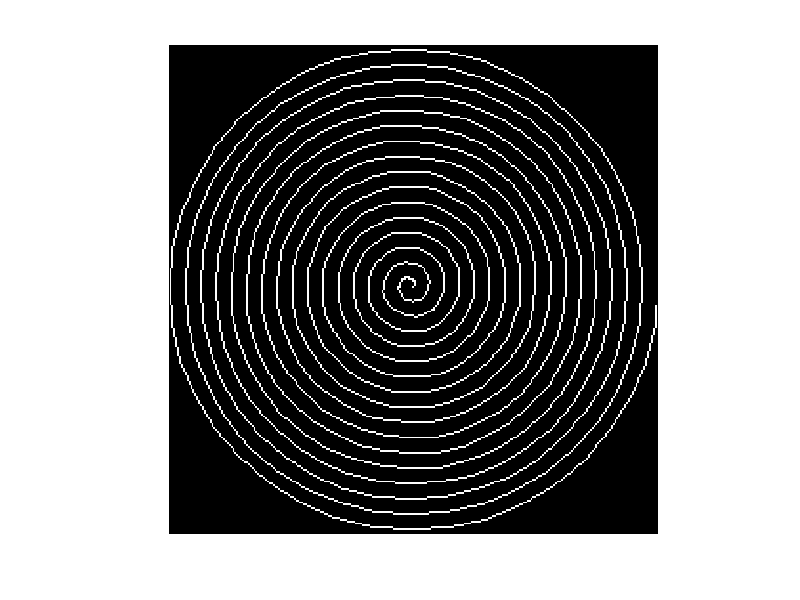
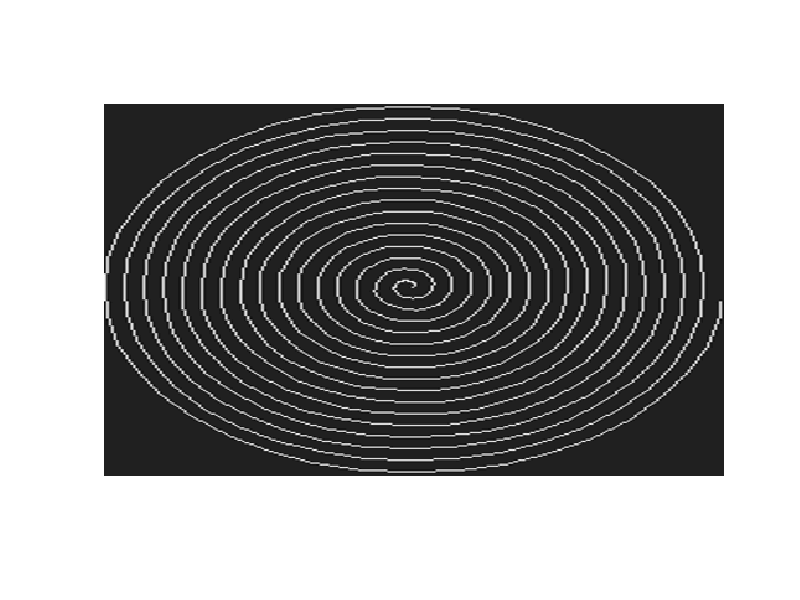

These charts were generated, in order, by the following MATLAB code:
A=[127,127
127,127
127,127
127,127
127,127
127,127
127,127
127,127
127,128
127,128
127,128
126,129
126,129
126,129
125,129
125,129
124,129
124,128
123,128
123,128
123,127
123,126
122,126
122,125
122,124
123,124
123,123
123,122
124,122
125,121
126,121
127,121
127,120
128,120
129,121
130,121
131,122
132,122
133,123
134,124
134,125
134,126
134,127
135,128
134,129
134,130
134,131
134,132
133,133
132,134
131,135
130,135
129,136
128,136
127,136
126,136
125,137
124,137
123,136
122,136
121,136
120,135
119,134
118,134
117,133
116,132
116,131
115,130
115,129
115,128
115,127
115,126
114,125
114,124
115,123
115,122
115,121
115,120
116,119
116,118
117,117
118,117
119,116
120,115
121,115
122,114
123,114
124,113
125,113
126,113
127,113
128,113
129,112
130,112
131,113
132,113
133,113
134,114
135,115
136,115
137,116
138,117
139,118
139,119
140,120
140,121
141,122
141,123
142,124
142,125
142,126
142,127
142,128
143,129
143,130
142,131
142,132
142,133
141,134
141,135
140,136
140,137
139,138
139,139
138,139
137,140
136,141
135,141
134,142
133,142
132,143
131,143
130,144
129,144
128,144
127,144
126,144
125,144
124,144
123,144
122,144
121,144
120,144
119,143
118,143
117,143
116,142
115,142
114,141
113,140
112,139
111,138
110,137
110,136
109,135
109,134
108,133
108,132
107,131
107,130
107,129
107,128
107,127
107,126
107,125
107,124
107,123
107,122
107,121
107,120
107,119
108,118
108,117
109,116
109,115
110,114
111,113
112,112
113,111
113,110
114,109
115,108
116,108
117,107
118,107
119,106
120,106
121,106
122,105
123,105
124,105
125,105
126,105
127,105
128,105
129,105
130,105
131,105
132,105
133,105
134,105
135,105
136,106
137,106
138,107
139,107
140,108
141,109
142,109
143,110
144,111
144,112
145,113
146,114
146,115
147,116
148,117
148,118
149,119
149,120
149,121
150,122
150,123
150,124
150,125
150,126
150,127
150,128
150,129
150,130
150,131
150,132
150,133
150,134
150,135
149,136
149,137
148,138
148,139
147,140
147,141
146,142
145,143
144,144
143,145
142,146
141,147
140,148
139,148
138,149
137,149
136,150
135,150
134,151
133,151
132,152
131,152
130,152
129,152
128,152
127,152
126,152
125,152
124,152
123,152
122,152
121,152
120,152
119,152
118,152
117,152
116,151
115,151
114,150
113,149
112,149
111,148
110,148
109,147
108,147
107,146
106,145
106,144
105,143
104,142
103,141
103,140
102,139
102,138
101,137
101,136
100,135
100,134
100,133
99,132
99,131
99,130
99,129
99,128
99,127
99,126
99,125
99,124
99,123
99,122
99,121
99,120
99,119
99,118
99,117
100,116
100,115
101,114
101,113
102,112
102,111
103,110
104,109
104,108
105,107
106,106
107,105
108,104
109,103
110,102
111,102
112,101
113,100
114,100
115,99
116,99
117,98
118,98
119,98
120,97
121,97
122,97
123,97
124,97
125,97
126,97
127,97
128,97
129,97
130,97
131,97
132,97
133,97
134,98
135,98
136,98
137,98
138,98
139,99
140,99
141,100
142,100
143,101
144,101
145,102
146,103
147,104
148,105
149,106
150,106
151,107
152,108
152,109
153,110
153,111
154,112
155,113
155,114
156,115
156,116
157,117
157,118
157,119
158,120
158,121
158,122
158,123
158,124
158,125
158,126
158,127
158,128
158,129
158,130
158,131
158,132
158,133
158,134
157,135
157,136
157,137
157,138
157,139
156,140
156,141
155,142
155,143
154,144
154,145
153,146
152,147
152,148
151,149
150,150
149,151
148,151
147,152
146,153
145,154
144,154
143,155
142,156
141,156
140,157
139,157
138,158
137,158
136,158
135,159
134,159
133,160
132,160
131,160
130,160
129,160
128,160
127,160
126,160
125,160
124,160
123,160
122,160
121,160
120,160
119,160
118,159
117,159
116,159
115,159
114,158
113,158
112,157
111,157
110,157
109,156
108,156
107,155
106,155
105,154
104,153
103,152
102,151
101,150
100,149
99,148
98,147
97,146
97,145
96,144
95,143
95,142
94,141
94,140
93,139
93,138
93,137
92,136
92,135
92,134
91,133
91,132
91,131
91,130
91,129
91,128
91,127
91,126
91,125
91,124
91,123
91,122
91,121
91,120
91,119
91,118
92,117
92,116
92,115
92,114
93,113
93,112
94,111
94,110
95,109
95,108
96,107
96,106
97,105
98,104
98,103
99,102
99,101
100,100
101,99
102,98
103,98
104,97
105,96
106,95
107,95
108,94
109,94
110,93
111,93
112,92
113,92
114,91
115,91
116,91
117,90
118,90
119,90
120,89
121,89
122,89
123,89
124,89
125,89
126,89
127,89
128,89
129,89
130,89
131,89
132,89
133,89
134,89
135,89
136,90
137,90
138,90
139,90
140,91
141,91
142,91
143,92
144,92
145,93
146,93
147,94
148,94
149,95
150,96
151,97
152,97
153,98
154,99
155,100
156,101
157,102
158,103
159,104
159,105
160,106
161,107
161,108
162,109
162,110
163,111
163,112
164,113
164,114
164,115
165,116
165,117
165,118
166,119
166,120
166,121
166,122
166,123
166,124
166,125
166,126
166,127
166,128
166,129
166,130
166,131
166,132
166,133
166,134
166,135
166,136
165,137
165,138
165,139
165,140
164,141
164,142
164,143
163,144
163,145
162,146
162,147
161,148
161,149
160,150
159,151
158,152
157,153
156,154
155,155
154,156
153,157
153,158
152,159
151,160
150,160
149,161
148,161
147,162
146,162
145,163
144,163
143,164
142,164
141,165
140,165
139,166
138,166
137,167
136,167
135,167
134,168
133,168
132,168
131,168
130,168
129,168
128,168
127,168
126,168
125,168
124,168
123,168
122,168
121,168
120,168
119,168
118,168
117,168
116,167
115,167
114,167
113,167
112,167
111,166
110,166
109,165
108,165
107,164
106,164
105,163
104,163
103,162
102,162
101,161
100,160
99,159
98,159
97,158
96,157
95,156
94,155
94,154
93,153
92,152
91,151
91,150
90,149
89,148
89,147
88,146
88,145
87,144
87,143
86,142
86,141
85,140
85,139
84,138
84,137
84,136
84,135
83,134
83,133
83,132
83,131
83,130
83,129
83,128
83,127
83,126
83,125
83,124
83,123
83,122
83,121
83,120
83,119
83,118
83,117
84,116
84,115
84,114
84,113
84,112
85,111
85,110
86,109
86,108
87,107
87,106
87,105
88,104
88,103
89,102
89,101
90,100
91,99
92,98
93,97
94,96
95,95
96,94
97,93
98,92
99,91
100,90
101,89
102,89
103,88
104,87
105,87
106,86
107,86
108,85
109,85
110,84
111,84
112,83
113,83
114,82
115,82
116,82
117,82
118,81
119,81
120,81
121,81
122,81
123,81
124,81
125,81
126,81
127,81
128,81
129,81
130,81
131,81
132,81
133,81
134,81
135,81
136,81
137,81
138,82
139,82
140,82
141,82
142,82
143,83
144,83
145,84
146,84
147,85
148,85
149,86
150,86
151,87
152,88
153,88
154,89
155,90
156,90
157,91
158,92
159,92
160,93
161,94
162,95
162,96
163,97
164,98
165,99
166,100
166,101
167,102
168,103
168,104
169,105
169,106
170,107
170,108
171,109
171,110
172,111
172,112
172,113
173,114
173,115
173,116
173,117
174,118
174,119
174,120
174,121
174,122
174,123
174,124
174,125
174,126
174,127
174,128
174,129
174,130
174,131
174,132
174,133
174,134
174,135
174,136
174,137
173,138
173,139
173,140
173,141
173,142
172,143
172,144
172,145
171,146
171,147
170,148
170,149
169,150
169,151
168,152
167,153
167,154
166,155
165,156
164,157
164,158
163,159
162,160
161,161
160,162
159,163
158,163
157,164
156,165
155,166
154,167
153,168
152,168
151,169
150,170
149,171
148,171
147,172
146,172
145,173
144,173
143,174
142,174
141,174
140,174
139,175
138,175
137,175
136,175
135,176
134,176
133,176
132,176
131,176
130,176
129,176
128,176
127,176
126,176
125,176
124,176
123,176
122,176
121,176
120,176
119,176
118,176
117,176
116,175
115,175
114,175
113,175
112,174
111,174
110,174
109,173
108,173
107,173
106,173
105,172
104,172
103,171
102,171
101,170
100,170
99,169
98,169
97,168
96,167
95,167
94,166
93,165
92,164
91,164
90,163
89,162
88,161
88,160
87,159
86,158
85,157
84,156
84,155
83,154
83,153
82,152
82,151
81,150
81,149
80,148
80,147
79,146
79,145
78,144
78,143
77,142
77,141
76,140
76,139
76,138
76,137
75,136
75,135
75,134
75,133
75,132
75,131
75,130
75,129
75,128
75,127
75,126
75,125
75,124
75,123
75,122
75,121
75,120
75,119
75,118
75,117
75,116
76,115
76,114
76,113
76,112
77,111
77,110
77,109
78,108
78,107
79,106
79,105
80,104
80,103
80,102
81,101
81,100
82,99
82,98
83,97
83,96
84,95
85,94
86,93
86,92
87,91
88,90
89,89
90,88
91,87
92,86
93,85
94,84
95,83
96,82
97,82
98,81
99,81
100,80
101,80
102,79
103,79
104,78
105,78
106,78
107,77
108,77
109,76
110,76
111,76
112,75
113,75
114,75
115,74
116,74
117,73
118,73
119,73
120,73
121,73
122,73
123,73
124,73
125,73
126,73
127,73
128,73
129,73
130,73
131,73
132,73
133,73
134,73
135,73
136,73
137,73
138,74
139,74
140,74
141,74
142,75
143,75
144,75
145,76
146,76
147,76
148,77
149,77
150,78
151,78
152,78
153,79
154,79
155,80
156,80
157,81
158,81
159,82
160,83
161,84
162,85
163,86
164,87
165,88
166,89
167,90
168,91
169,92
170,93
171,94
172,95
172,96
173,97
174,98
175,99
175,100
176,101
176,102
177,103
177,104
177,105
178,106
178,107
179,108
179,109
179,110
180,111
180,112
180,113
181,114
181,115
181,116
182,117
182,118
182,119
182,120
182,121
182,122
182,123
182,124
182,125
182,126
182,127
182,128
182,129
182,130
182,131
182,132
182,133
182,134
182,135
182,136
182,137
181,138
181,139
181,140
181,141
180,142
180,143
180,144
180,145
179,146
179,147
179,148
178,149
178,150
177,151
177,152
176,153
176,154
175,155
175,156
174,157
173,158
173,159
172,160
171,161
171,162
170,163
169,164
168,165
168,166
167,167
166,168
165,169
164,170
163,170
162,171
161,172
160,173
159,174
158,174
157,175
156,176
155,177
154,177
153,178
152,178
151,179
150,179
149,179
148,180
147,180
146,180
145,181
144,181
143,181
142,182
141,182
140,182
139,183
138,183
137,184
136,184
135,184
134,184
133,184
132,184
131,184
130,184
129,184
128,184
127,184
126,184
125,184
124,184
123,184
122,184
121,184
120,184
119,184
118,184
117,184
116,184
115,184
114,183
113,183
112,183
111,183
110,182
109,182
108,182
107,182
106,181
105,181
104,181
103,180
102,180
101,179
100,179
99,178
98,178
97,177
96,177
95,176
94,175
93,175
92,174
91,173
90,172
89,171
88,171
87,170
86,169
85,168
84,167
83,166
82,165
82,164
81,163
80,162
79,161
78,160
78,159
77,158
77,157
76,156
75,155
75,154
74,153
74,152
73,151
73,150
72,149
72,148
71,147
71,146
70,145
70,144
69,143
69,142
69,141
68,140
68,139
68,138
67,137
67,136
67,135
67,134
67,133
67,132
67,131
67,130
67,129
67,128
67,127
67,126
67,125
67,124
67,123
67,122
67,121
67,120
67,119
67,118
67,117
67,116
67,115
68,114
68,113
68,112
68,111
69,110
69,109
69,108
69,107
70,106
70,105
71,104
71,103
72,102
72,101
73,100
73,99
73,98
74,97
74,96
75,95
75,94
76,93
76,92
77,91
78,90
78,89
79,88
80,87
81,86
81,85
82,84
83,83
84,82
85,82
86,81
87,80
88,79
89,79
90,78
91,77
92,76
93,76
94,75
95,75
96,74
97,73
98,73
99,72
100,72
101,71
102,71
103,70
104,70
105,69
106,69
107,68
108,68
109,67
110,67
111,67
112,67
113,66
114,66
115,66
116,65
117,65
118,65
119,65
120,65
121,65
122,65
123,65
124,65
125,65
126,65
127,65
128,65
129,65
130,65
131,65
132,65
133,65
134,65
135,65
136,65
137,65
138,65
139,66
140,66
141,66
142,66
143,66
144,67
145,67
146,67
147,67
148,68
149,68
150,69
151,69
152,70
153,70
154,71
155,71
156,72
157,72
158,73
159,73
160,74
161,75
162,75
163,76
164,77
165,77
166,78
167,79
168,80
169,80
170,81
171,82
172,83
173,84
174,85
175,86
176,87
177,88
178,89
179,90
179,91
180,92
180,93
181,94
181,95
182,96
182,97
183,98
183,99
184,100
184,101
185,102
185,103
186,104
186,105
187,106
187,107
187,108
188,109
188,110
188,111
188,112
189,113
189,114
189,115
190,116
190,117
190,118
190,119
190,120
190,121
190,122
190,123
190,124
190,125
190,126
190,127
190,128
190,129
190,130
190,131
190,132
190,133
190,134
190,135
190,136
190,137
190,138
190,139
189,140
189,141
189,142
189,143
188,144
188,145
188,146
188,147
187,148
187,149
186,150
186,151
186,152
185,153
185,154
184,155
184,156
183,157
183,158
182,159
182,160
181,161
181,162
180,163
180,164
179,165
178,166
177,167
176,168
175,169
174,170
173,171
172,172
171,173
170,174
169,175
168,176
167,177
166,178
165,179
164,180
163,180
162,181
161,182
160,182
159,183
158,184
157,184
156,185
155,185
154,186
153,186
152,187
151,187
150,188
149,188
148,189
147,189
146,189
145,189
144,190
143,190
142,190
141,190
140,190
139,191
138,191
137,191
136,191
135,191
134,191
133,191
132,191
131,192
130,192
129,192
128,192
127,192
126,192
125,192
124,192
123,192
122,192
121,192
120,192
119,192
118,192
117,192
116,192
115,192
114,192
113,191
112,191
111,191
110,191
109,191
108,190
107,190
106,190
105,190
104,189
103,189
102,188
101,188
100,188
99,187
98,187
97,186
96,186
95,185
94,185
93,184
92,184
91,183
90,183
89,182
88,182
87,181
86,180
85,179
84,178
83,178
82,177
81,176
80,175
79,174
78,173
77,172
76,171
76,170
75,169
74,168
73,167
72,166
71,165
71,164
70,163
69,162
69,161
68,160
67,159
67,158
66,157
66,156
65,155
65,154
64,153
64,152
64,151
63,150
63,149
62,148
62,147
62,146
62,145
61,144
61,143
61,142
61,141
61,140
60,139
60,138
60,137
60,136
60,135
60,134
60,133
60,132
59,131
59,130
59,129
59,128
59,127
59,126
59,125
59,124
59,123
59,122
59,121
59,120
59,119
59,118
59,117
59,116
59,115
59,114
60,113
60,112
60,111
60,110
60,109
60,108
61,107
61,106
61,105
61,104
62,103
62,102
63,101
63,100
63,99
64,98
64,97
65,96
65,95
66,94
66,93
67,92
68,91
68,90
69,89
70,88
70,87
71,86
72,85
73,84
74,83
74,82
75,81
76,80
77,79
78,78
79,77
80,76
81,75
82,75
83,74
84,73
85,72
86,71
87,70
88,70
89,69
90,68
91,68
92,67
93,66
94,66
95,65
96,65
97,64
98,64
99,63
100,63
101,62
102,62
103,61
104,61
105,60
106,60
107,60
108,59
109,59
110,59
111,59
112,59
113,59
114,58
115,58
116,58
117,58
118,58
119,58
120,58
121,58
122,57
123,57
124,57
125,57
126,57
127,57
128,57
129,57
130,57
131,57
132,57
133,57
134,57
135,57
136,57
137,57
138,57
139,58
140,58
141,58
142,58
143,59
144,59
145,59
146,59
147,60
148,60
149,60
150,61
151,61
152,61
153,62
154,62
155,63
156,63
157,63
158,64
159,64
160,65
161,65
162,66
163,66
164,67
165,67
166,68
167,68
168,69
169,70
170,71
171,71
172,72
173,73
174,74
175,74
176,75
177,76
178,77
179,78
179,79
180,80
181,81
182,82
182,83
183,84
184,85
185,86
185,87
186,88
187,89
187,90
188,91
189,92
189,93
190,94
190,95
191,96
191,97
192,98
192,99
193,100
193,101
194,102
194,103
195,104
195,105
195,106
196,107
196,108
196,109
196,110
196,111
196,112
197,113
197,114
197,115
197,116
197,117
197,118
197,119
197,120
197,121
198,122
198,123
198,124
198,125
198,126
198,127
198,128
198,129
198,130
198,131
198,132
198,133
198,134
198,135
198,136
198,137
198,138
198,139
197,140
197,141
197,142
197,143
196,144
196,145
196,146
196,147
195,148
195,149
195,150
194,151
194,152
193,153
193,154
193,155
192,156
192,157
191,158
191,159
190,160
190,161
189,162
189,163
188,164
187,165
187,166
186,167
186,168
185,169
184,170
183,171
183,172
182,173
181,174
180,175
180,176
179,177
178,178
177,179
176,180
175,181
174,182
173,183
172,184
171,185
170,186
169,187
168,187
167,188
166,188
165,189
164,190
163,190
162,191
161,191
160,192
159,192
158,193
157,193
156,193
155,194
154,194
153,195
152,195
151,195
150,196
149,196
148,196
147,197
146,197
145,197
144,197
143,198
142,198
141,198
140,198
139,199
138,199
137,199
136,199
135,199
134,199
133,199
132,199
131,200
130,200
129,200
128,200
127,200
126,200
125,200
124,200
123,200
122,200
121,200
120,200
119,200
118,200
117,200
116,200
115,200
114,200
113,199
112,199
111,199
110,199
109,198
108,198
107,198
106,198
105,197
104,197
103,197
102,196
101,196
100,196
99,195
98,195
97,194
96,194
95,194
94,193
93,193
92,192
91,192
90,191
89,191
88,190
87,189
86,189
85,188
84,188
83,187
82,186
81,186
80,185
79,184
78,184
77,183
76,182
75,181
74,181
73,180
72,179
71,178
71,177
70,176
69,175
68,174
68,173
67,172
66,171
65,170
65,169
64,168
63,167
63,166
62,165
61,164
60,163
60,162
59,161
59,160
58,159
58,158
58,157
57,156
57,155
56,154
56,153
56,152
55,151
55,150
55,149
55,148
54,147
54,146
54,145
54,144
53,143
53,142
53,141
53,140
52,139
52,138
52,137
52,136
52,135
52,134
52,133
52,132
51,131
51,130
51,129
51,128
51,127
51,126
51,125
51,124
51,123
51,122
51,121
51,120
51,119
51,118
51,117
51,116
51,115
51,114
51,113
52,112
52,111
52,110
52,109
53,108
53,107
53,106
53,105
54,104
54,103
54,102
55,101
55,100
55,99
56,98
56,97
57,96
57,95
57,94
58,93
58,92
59,91
59,90
60,89
60,88
61,87
61,86
62,85
62,84
63,83
63,82
64,81
65,80
66,79
67,78
68,77
68,76
69,75
70,74
71,73
72,72
73,71
74,70
75,69
76,68
77,68
78,67
79,66
80,65
81,64
82,63
83,63
84,62
85,62
86,61
87,60
88,60
89,59
90,59
91,58
92,58
93,57
94,57
95,56
96,56
97,56
98,55
99,55
100,54
101,54
102,53
103,53
104,53
105,52
106,52
107,52
108,52
109,51
110,51
111,51
112,51
113,50
114,50
115,50
116,50
117,50
118,50
119,50
120,50
121,49
122,49
123,49
124,49
125,49
126,49
127,49
128,49
129,49
130,49
131,49
132,49
133,49
134,49
135,49
136,49
137,49
138,49
139,49
140,49
141,49
142,50
143,50
144,50
145,50
146,51
147,51
148,51
149,51
150,52
151,52
152,52
153,53
154,53
155,53
156,54
157,54
158,55
159,55
160,55
161,56
162,56
163,57
164,57
165,58
166,59
167,59
168,60
169,60
170,61
171,62
172,62
173,63
174,64
175,65
176,66
177,67
178,67
179,68
180,69
181,70
182,71
183,72
184,73
185,74
186,75
187,76
188,77
189,78
190,79
191,80
192,81
192,82
193,83
193,84
194,85
195,86
195,87
196,88
196,89
197,90
197,91
198,92
198,93
199,94
199,95
199,96
200,97
200,98
201,99
201,100
202,101
202,102
202,103
202,104
203,105
203,106
203,107
203,108
204,109
204,110
204,111
204,112
205,113
205,114
205,115
205,116
205,117
205,118
205,119
205,120
206,121
206,122
206,123
206,124
206,125
206,126
206,127
206,128
206,129
206,130
206,131
206,132
206,133
206,134
206,135
206,136
206,137
206,138
206,139
206,140
206,141
205,142
205,143
205,144
205,145
204,146
204,147
204,148
204,149
203,150
203,151
203,152
202,153
202,154
201,155
201,156
201,157
200,158
200,159
199,160
199,161
198,162
198,163
197,164
197,165
196,166
196,167
195,168
195,169
194,170
194,171
193,172
193,173
192,174
191,175
190,176
190,177
189,178
188,179
187,180
186,181
186,182
185,183
184,184
183,185
182,186
181,186
180,187
179,188
178,189
177,190
176,190
175,191
174,192
173,193
172,193
171,194
170,195
169,195
168,196
167,196
166,197
165,198
164,198
163,199
162,199
161,200
160,200
159,201
158,201
157,202
156,202
155,203
154,203
153,204
152,204
151,204
150,204
149,205
148,205
147,205
146,205
145,206
144,206
143,206
142,206
141,207
140,207
139,207
138,207
137,207
136,207
135,207
134,207
133,207
132,208
131,208
130,208
129,208
128,208
127,208
126,208
125,208
124,208
123,208
122,208
121,208
120,208
119,208
118,208
117,208
116,208
115,208
114,208
113,208
112,208
111,207
110,207
109,207
108,207
107,206
106,206
105,206
104,206
103,205
102,205
101,205
100,205
99,204
98,204
97,203
96,203
95,203
94,202
93,202
92,201
91,201
90,200
89,200
88,199
87,199
86,198
85,197
84,197
83,196
82,196
81,195
80,194
79,194
78,193
77,192
76,191
75,191
74,190
73,189
72,188
71,187
70,187
69,186
68,185
67,184
66,183
65,182
64,181
64,180
63,179
62,178
61,177
60,176
59,175
58,174
58,173
57,172
56,171
56,170
55,169
55,168
54,167
53,166
53,165
52,164
52,163
51,162
51,161
50,160
50,159
50,158
49,157
49,156
48,155
48,154
47,153
47,152
47,151
47,150
46,149
46,148
46,147
46,146
45,145
45,144
45,143
45,142
44,141
44,140
44,139
44,138
44,137
44,136
44,135
44,134
44,133
43,132
43,131
43,130
43,129
43,128
43,127
43,126
43,125
43,124
43,123
43,122
43,121
43,120
43,119
43,118
43,117
43,116
43,115
43,114
43,113
43,112
43,111
44,110
44,109
44,108
44,107
45,106
45,105
45,104
45,103
46,102
46,101
46,100
46,99
47,98
47,97
48,96
48,95
48,94
49,93
49,92
50,91
50,90
51,89
51,88
52,87
52,86
53,85
54,84
54,83
55,82
55,81
56,80
57,79
57,78
58,77
59,76
59,75
60,74
61,73
62,72
62,71
63,70
64,69
65,68
65,67
66,66
67,65
68,64
69,64
70,63
71,62
72,61
73,60
74,60
75,59
76,58
77,57
78,57
79,56
80,55
81,55
82,54
83,53
84,53
85,52
86,51
87,51
88,50
89,50
90,49
91,49
92,48
93,48
94,48
95,47
96,47
97,46
98,46
99,45
100,45
101,45
102,45
103,44
104,44
105,44
106,44
107,43
108,43
109,43
110,43
111,42
112,42
113,42
114,42
115,42
116,42
117,42
118,42
119,42
120,42
121,41
122,41
123,41
124,41
125,41
126,41
127,41
128,41
129,41
130,41
131,41
132,41
133,41
134,41
135,41
136,41
137,41
138,41
139,41
140,41
141,41
142,41
143,42
144,42
145,42
146,42
147,43
148,43
149,43
150,43
151,44
152,44
153,44
154,44
155,45
156,45
157,46
158,46
159,46
160,47
161,47
162,47
163,48
164,48
165,49
166,49
167,50
168,50
169,51
170,51
171,52
172,52
173,53
174,54
175,54
176,55
177,55
178,56
179,57
180,58
181,59
182,60
183,60
184,61
185,62
186,63
187,64
188,65
189,66
190,67
191,68
192,69
192,70
193,71
194,72
195,73
196,74
197,75
198,76
198,77
199,78
199,79
200,80
200,81
201,82
202,83
202,84
203,85
203,86
204,87
204,88
205,89
205,90
206,91
206,92
207,93
207,94
208,95
208,96
209,97
209,98
210,99
210,100
210,101
211,102
211,103
211,104
211,105
211,106
212,107
212,108
212,109
212,110
213,111
213,112
213,113
213,114
213,115
213,116
213,117
213,118
213,119
213,120
214,121
214,122
214,123
214,124
214,125
214,126
214,127
214,128
214,129
214,130
214,131
214,132
214,133
214,134
214,135
214,136
214,137
214,138
214,139
214,140
214,141
214,142
213,143
213,144
213,145
213,146
213,147
212,148
212,149
212,150
212,151
211,152
211,153
211,154
211,155
210,156
210,157
209,158
209,159
208,160
208,161
207,162
207,163
206,164
206,165
205,166
205,167
204,168
204,169
203,170
203,171
202,172
202,173
201,174
200,175
200,176
199,177
199,178
198,179
197,180
196,181
195,182
194,183
194,184
193,185
192,186
191,187
190,188
189,189
188,190
187,191
186,192
185,193
184,194
183,195
182,196
181,197
180,198
179,199
178,200
177,200
176,201
175,201
174,202
173,202
172,203
171,204
170,204
169,205
168,205
167,206
166,206
165,207
164,207
163,208
162,208
161,209
160,209
159,210
158,210
157,211
156,211
155,212
154,212
153,212
152,212
151,213
150,213
149,213
148,213
147,214
146,214
145,214
144,214
143,215
142,215
141,215
140,215
139,215
138,215
137,215
136,215
135,215
134,215
133,216
132,216
131,216
130,216
129,216
128,216
127,216
126,216
125,216
124,216
123,216
122,216
121,216
120,216
119,216
118,216
117,216
116,216
115,216
114,216
113,216
112,216
111,216
110,215
109,215
108,215
107,214
106,214
105,214
104,214
103,213
102,213
101,213
100,212
99,212
98,212
97,211
96,211
95,211
94,210
93,210
92,210
91,209
90,209
89,208
88,208
87,208
86,207
85,207
84,206
83,206
82,205
81,205
80,204
79,204
78,203
77,202
76,202
75,201
74,201
73,200
72,199
71,198
70,198
69,197
68,196
67,195
66,194
65,193
64,193
63,192
62,191
61,190
60,189
60,188
59,187
58,186
57,185
56,184
55,183
55,182
54,181
53,180
52,179
52,178
51,177
50,176
50,175
49,174
48,173
48,172
47,171
46,170
46,169
45,168
45,167
44,166
44,165
43,164
43,163
42,162
42,161
41,160
41,159
40,158
40,157
39,156
39,155
39,154
39,153
38,152
38,151
38,150
38,149
38,148
37,147
37,146
37,145
37,144
36,143
36,142
36,141
36,140
36,139
36,138
36,137
36,136
36,135
36,134
35,133
35,132
35,131
35,130
35,129
35,128
35,127
35,126
35,125
35,124
35,123
35,122
35,121
35,120
35,119
35,118
35,117
35,116
35,115
35,114
35,113
35,112
35,111
36,110
36,109
36,108
36,107
37,106
37,105
37,104
38,103
38,102
38,101
38,100
39,99
39,98
39,97
40,96
40,95
40,94
41,93
41,92
41,91
42,90
42,89
43,88
43,87
43,86
44,85
44,84
45,83
45,82
46,81
46,80
47,79
47,78
48,77
49,76
49,75
50,74
50,73
51,72
52,71
53,70
54,69
55,68
56,67
56,66
57,65
58,64
59,63
60,62
61,61
62,60
63,59
64,58
65,57
66,56
67,56
68,55
69,54
70,53
71,52
72,51
73,50
74,50
75,49
76,48
77,48
78,47
79,46
80,46
81,45
82,44
83,44
84,43
85,43
86,42
87,42
88,41
89,41
90,40
91,40
92,40
93,39
94,39
95,38
96,38
97,37
98,37
99,37
100,37
101,36
102,36
103,36
104,36
105,36
106,35
107,35
108,35
109,35
110,34
111,34
112,34
113,34
114,34
115,34
116,34
117,34
118,34
119,34
120,33
121,33
122,33
123,33
124,33
125,33
126,33
127,33
128,33
129,33
130,33
131,33
132,33
133,33
134,33
135,33
136,33
137,33
138,33
139,33
140,33
141,33
142,33
143,34
144,34
145,34
146,34
147,35
148,35
149,35
150,35
151,36
152,36
153,36
154,36
155,37
156,37
157,37
158,38
159,38
160,39
161,39
162,39
163,40
164,40
165,40
166,41
167,41
168,42
169,42
170,43
171,43
172,44
173,44
174,45
175,46
176,46
177,47
178,48
179,48
180,49
181,49
182,50
183,51
184,51
185,52
186,53
187,54
188,54
189,55
190,56
191,57
192,57
193,58
194,59
195,60
196,61
196,62
197,63
198,64
199,65
200,66
201,67
201,68
202,69
203,70
204,71
205,72
205,73
206,74
207,75
207,76
208,77
209,78
209,79
210,80
211,81
211,82
212,83
212,84
213,85
213,86
213,87
214,88
214,89
214,90
215,91
215,92
216,93
216,94
216,95
217,96
217,97
217,98
218,99
218,100
218,101
218,102
219,103
219,104
219,105
219,106
220,107
220,108
220,109
220,110
221,111
221,112
221,113
221,114
221,115
221,116
221,117
221,118
221,119
222,120
222,121
222,122
222,123
222,124
222,125
222,126
222,127
222,128
222,129
222,130
222,131
222,132
222,133
222,134
222,135
222,136
222,137
222,138
222,139
222,140
222,141
222,142
222,143
221,144
221,145
221,146
221,147
220,148
220,149
220,150
219,151
219,152
219,153
219,154
218,155
218,156
218,157
217,158
217,159
217,160
216,161
216,162
216,163
215,164
215,165
214,166
214,167
214,168
213,169
213,170
212,171
212,172
211,173
211,174
210,175
209,176
209,177
208,178
207,179
207,180
206,181
206,182
205,183
204,184
203,185
203,186
202,187
201,188
200,189
199,190
198,191
198,192
197,193
196,194
195,195
194,196
193,197
192,198
191,199
190,200
189,200
188,201
187,202
186,203
185,204
184,205
183,206
182,206
181,207
180,207
179,208
178,209
177,209
176,210
175,211
174,211
173,212
172,212
171,213
170,213
169,214
168,214
167,215
166,215
165,216
164,216
163,216
162,217
161,217
160,218
159,218
158,219
157,219
156,219
155,220
154,220
153,220
152,220
151,221
150,221
149,221
148,221
147,222
146,222
145,222
144,222
143,223
142,223
141,223
140,223
139,223
138,223
137,223
136,223
135,223
134,223
133,224
132,224
131,224
130,224
129,224
128,224
127,224
126,224
125,224
124,224
123,224
122,224
121,224
120,224
119,224
118,223
117,223
116,223
115,223
114,223
113,223
112,223
111,223
110,223
109,223
108,222
107,222
106,222
105,222
104,222
103,221
102,221
101,221
100,221
99,221
98,220
97,220
96,220
95,220
94,219
93,219
92,218
91,218
90,217
89,217
88,217
87,216
86,216
85,215
84,215
83,214
82,214
81,213
80,213
79,212
78,212
77,211
76,211
75,210
74,209
73,209
72,208
71,208
70,207
69,207
68,206
67,205
66,205
65,204
64,203
63,202
62,202
61,201
60,200
59,199
58,199
57,198
56,197
55,196
54,195
54,194
53,193
52,192
51,191
50,190
49,189
49,188
48,187
47,186
46,185
45,184
45,183
44,182
44,181
43,180
42,179
42,178
41,177
40,176
40,175
39,174
39,173
38,172
38,171
37,170
37,169
36,168
36,167
36,166
35,165
35,164
34,163
34,162
34,161
33,160
33,159
32,158
32,157
32,156
31,155
31,154
31,153
31,152
30,151
30,150
30,149
30,148
29,147
29,146
29,145
29,144
28,143
28,142
28,141
28,140
28,139
28,138
28,137
28,136
28,135
28,134
27,133
27,132
27,131
27,130
27,129
27,128
27,127
27,126
27,125
27,124
27,123
27,122
27,121
27,120
27,119
28,118
28,117
28,116
28,115
28,114
28,113
28,112
28,111
28,110
28,109
29,108
29,107
29,106
29,105
29,104
29,103
30,102
30,101
30,100
30,99
30,98
31,97
31,96
31,95
31,94
32,93
32,92
33,91
33,90
34,89
34,88
34,87
35,86
35,85
36,84
36,83
37,82
37,81
38,80
38,79
39,78
39,77
40,76
40,75
41,74
42,73
42,72
43,71
43,70
44,69
44,68
45,67
46,66
47,65
47,64
48,63
49,62
50,61
51,60
52,59
52,58
53,57
54,56
55,55
56,54
57,53
58,53
59,52
60,51
61,50
62,49
63,48
64,48
65,47
66,46
67,45
68,44
69,44
70,43
71,42
72,42
73,41
74,40
75,39
76,39
77,38
78,37
79,37
80,36
81,36
82,35
83,35
84,34
85,34
86,34
87,33
88,33
89,32
90,32
91,32
92,31
93,31
94,30
95,30
96,30
97,30
98,29
99,29
100,29
101,29
102,28
103,28
104,28
105,28
106,27
107,27
108,27
109,27
110,26
111,26
112,26
113,26
114,26
115,26
116,26
117,26
118,26
119,26
120,25
121,25
122,25
123,25
124,25
125,25
126,25
127,25
128,25
129,25
130,25
131,25
132,25
133,25
134,25
135,26
136,26
137,26
138,26
139,26
140,26
141,26
142,26
143,26
144,26
145,27
146,27
147,27
148,27
149,27
150,27
151,28
152,28
153,28
154,28
155,28
156,29
157,29
158,29
159,29
160,30
161,30
162,31
163,31
164,31
165,32
166,32
167,33
168,33
169,33
170,34
171,34
172,35
173,35
174,36
175,36
176,37
177,37
178,38
179,38
180,39
181,40
182,40
183,41
184,41
185,42
186,42
187,43
188,44
189,45
190,46
191,47
192,48
193,48
194,49
195,50
196,51
197,52
198,53
199,54
200,55
201,56
202,57
203,58
204,59
204,60
205,61
206,62
207,63
208,64
209,65
210,66
211,67
211,68
212,69
213,70
213,71
214,72
214,73
215,74
216,75
216,76
217,77
218,78
218,79
219,80
219,81
220,82
220,83
221,84
221,85
222,86
222,87
222,88
223,89
223,90
224,91
224,92
225,93
225,94
225,95
225,96
226,97
226,98
226,99
226,100
227,101
227,102
227,103
227,104
228,105
228,106
228,107
228,108
229,109
229,110
229,111
229,112
229,113
229,114
229,115
229,116
229,117
229,118
230,119
230,120
230,121
230,122
230,123
230,124
230,125
230,126
230,127
230,128
230,129
230,130
230,131
230,132
230,133
230,134
230,135
229,136
229,137
229,138
229,139
229,140
229,141
229,142
229,143
229,144
229,145
228,146
228,147
228,148
228,149
228,150
228,151
227,152
227,153
227,154
227,155
227,156
226,157
226,158
226,159
226,160
225,161
225,162
224,163
224,164
224,165
223,166
223,167
222,168
222,169
222,170
221,171
221,172
220,173
220,174
219,175
219,176
218,177
217,178
217,179
216,180
216,181
215,182
214,183
214,184
213,185
212,186
212,187
211,188
210,189
209,190
209,191
208,192
207,193
206,194
206,195
205,196
204,197
203,198
203,199
202,200
201,201
200,202
199,203
198,204
197,204
196,205
195,206
194,207
193,208
192,209
191,209
190,210
189,211
188,212
187,213
186,213
185,214
184,214
183,215
182,215
181,216
180,217
179,217
178,218
177,218
176,219
175,219
174,220
173,220
172,221
171,221
170,222
169,222
168,223
167,223
166,224
165,224
164,225
163,225
162,226
161,226
160,227
159,227
158,227
157,227
156,228
155,228
154,228
153,228
152,229
151,229
150,229
149,229
148,230
147,230
146,230
145,230
144,231
143,231
142,231
141,231
140,231
139,231
138,231
137,231
136,231
135,231
134,232
133,232
132,232
131,232
130,232
129,232
128,232
127,232
126,232
125,232
124,232
123,232
122,232
121,232
120,232
119,232
118,232
117,231
116,231
115,231
114,231
113,231
112,231
111,231
110,231
109,231
108,231
107,230
106,230
105,230
104,230
103,230
102,230
101,229
100,229
99,229
98,229
97,229
96,228
95,228
94,228
93,228
92,227
91,227
90,226
89,226
88,225
87,225
86,225
85,224
84,224
83,223
82,223
81,222
80,222
79,221
78,221
77,220
76,220
75,219
74,219
73,218
72,218
71,217
70,216
69,216
68,215
67,215
66,214
65,214
64,213
63,212
62,211
61,210
60,210
59,209
58,208
57,207
56,206
55,205
54,205
53,204
52,203
51,202
50,201
49,200
48,199
47,198
46,197
46,196
45,195
44,194
43,193
42,192
41,191
40,190
39,189
39,188
38,187
38,186
37,185
36,184
36,183
35,182
35,181
34,180
33,179
33,178
32,177
32,176
31,175
31,174
30,173
30,172
29,171
29,170
28,169
28,168
27,167
27,166
26,165
26,164
25,163
25,162
24,161
24,160
24,159
24,158
23,157
23,156
23,155
23,154
22,153
22,152
22,151
22,150
21,149
21,148
21,147
21,146
20,145
20,144
20,143
20,142
20,141
20,140
20,139
20,138
20,137
20,136
20,135
19,134
19,133
19,132
19,131
19,130
19,129
19,128
19,127
19,126
19,125
19,124
19,123
19,122
19,121
19,120
19,119
19,118
20,117
20,116
20,115
20,114
20,113
20,112
20,111
20,110
20,109
20,108
21,107
21,106
21,105
21,104
21,103
21,102
22,101
22,100
22,99
22,98
22,97
22,96
23,95
23,94
23,93
23,92
24,91
24,90
25,89
25,88
26,87
26,86
26,85
27,84
27,83
28,82
28,81
29,80
29,79
30,78
30,77
31,76
31,75
32,74
32,73
33,72
33,71
34,70
35,69
35,68
36,67
36,66
37,65
37,64
38,63
39,62
40,61
40,60
41,59
42,58
43,57
43,56
44,55
45,54
46,53
47,52
47,51
48,50
49,49
50,48
51,47
52,46
53,46
54,45
55,44
56,43
57,42
58,41
59,41
60,40
61,39
62,38
63,37
64,37
65,36
66,36
67,35
68,34
69,34
70,33
71,33
72,32
73,31
74,31
75,30
76,30
77,29
78,29
79,28
80,28
81,27
82,27
83,26
84,26
85,26
86,25
87,25
88,24
89,24
90,23
91,23
92,22
93,22
94,22
95,22
96,21
97,21
98,21
99,21
100,20
101,20
102,20
103,20
104,19
105,19
106,19
107,19
108,18
109,18
110,18
111,18
112,18
113,18
114,18
115,18
116,18
117,18
118,18
119,17
120,17
121,17
122,17
123,17
124,17
125,17
126,17
127,17
128,17
129,17
130,17
131,17
132,17
133,17
134,17
135,17
136,18
137,18
138,18
139,18
140,18
141,18
142,18
143,18
144,18
145,18
146,18
147,19
148,19
149,19
150,19
151,20
152,20
153,20
154,20
155,21
156,21
157,21
158,21
159,22
160,22
161,22
162,22
163,23
164,23
165,23
166,24
167,24
168,25
169,25
170,25
171,26
172,26
173,26
174,27
175,27
176,28
177,28
178,29
179,29
180,30
181,30
182,31
183,32
184,32
185,33
186,33
187,34
188,35
189,35
190,36
191,36
192,37
193,38
194,39
195,40
196,40
197,41
198,42
199,43
200,44
201,45
202,45
203,46
204,47
205,48
206,49
207,50
208,51
208,52
209,53
210,54
211,55
212,56
213,57
213,58
214,59
215,60
216,61
217,62
217,63
218,64
219,65
219,66
220,67
221,68
221,69
222,70
223,71
223,72
224,73
225,74
225,75
226,76
226,77
227,78
227,79
228,80
228,81
229,82
229,83
229,84
230,85
230,86
231,87
231,88
232,89
232,90
233,91
233,92
233,93
233,94
234,95
234,96
234,97
234,98
235,99
235,100
235,101
235,102
236,103
236,104
236,105
236,106
237,107
237,108
237,109
237,110
237,111
237,112
237,113
237,114
237,115
237,116
237,117
237,118
238,119
238,120
238,121
238,122
238,123
238,124
238,125
238,126
238,127
238,128
238,129
238,130
238,131
238,132
238,133
238,134
238,135
237,136
237,137
237,138
237,139
237,140
237,141
237,142
237,143
237,144
237,145
237,146
236,147
236,148
236,149
236,150
235,151
235,152
235,153
235,154
234,155
234,156
234,157
234,158
233,159
233,160
233,161
233,162
232,163
232,164
232,165
231,166
231,167
231,168
230,169
230,170
229,171
229,172
229,173
228,174
228,175
228,176
227,177
227,178
226,179
226,180
225,181
225,182
224,183
223,184
223,185
222,186
222,187
221,188
220,189
220,190
219,191
219,192
218,193
217,194
216,195
215,196
214,197
213,198
212,199
212,200
211,201
210,202
209,203
208,204
207,205
206,206
205,207
204,208
203,209
202,210
201,211
200,212
199,212
198,213
197,214
196,215
195,216
194,217
193,218
192,219
191,219
190,220
189,221
188,221
187,222
186,223
185,223
184,224
183,225
182,225
181,226
180,227
179,227
178,228
177,228
176,229
175,229
174,230
173,230
172,231
171,231
170,231
169,232
168,232
167,233
166,233
165,234
164,234
163,235
162,235
161,235
160,235
159,236
158,236
157,236
156,236
155,237
154,237
153,237
152,237
151,237
150,238
149,238
148,238
147,238
146,239
145,239
144,239
143,239
142,239
141,239
140,239
139,239
138,239
137,239
136,239
135,239
134,240
133,240
132,240
131,240
130,240
129,240
128,240
127,240
126,240
125,240
124,240
123,240
122,240
121,240
120,240
119,240
118,240
117,239
116,239
115,239
114,239
113,239
112,239
111,239
110,239
109,239
108,239
107,239
106,238
105,238
104,238
103,238
102,237
101,237
100,237
99,237
98,237
97,236
96,236
95,236
94,236
93,235
92,235
91,235
90,235
89,234
88,234
87,234
86,233
85,233
84,233
83,232
82,232
81,231
80,231
79,231
78,230
77,230
76,230
75,229
74,229
73,228
72,228
71,227
70,226
69,226
68,225
67,224
66,224
65,223
64,222
63,222
62,221
61,220
60,220
59,219
58,218
57,217
56,217
55,216
54,215
53,214
52,214
51,213
50,212
49,211
48,210
47,210
46,209
45,208
44,207
43,206
42,205
42,204
41,203
40,202
39,201
38,200
37,199
36,198
36,197
35,196
34,195
33,194
32,193
32,192
31,191
31,190
30,189
29,188
29,187
28,186
28,185
27,184
26,183
26,182
25,181
25,180
24,179
24,178
23,177
23,176
22,175
22,174
22,173
21,172
21,171
20,170
20,169
19,168
19,167
19,166
18,165
18,164
17,163
17,162
17,161
16,160
16,159
16,158
16,157
15,156
15,155
15,154
14,153
14,152
14,151
13,150
13,149
13,148
13,147
12,146
12,145
12,144
12,143
12,142
12,141
12,140
12,139
12,138
12,137
12,136
11,135
11,134
11,133
11,132
11,131
11,130
11,129
11,128
11,127
11,126
11,125
11,124
11,123
11,122
11,121
11,120
11,119
11,118
11,117
12,116
12,115
12,114
12,113
12,112
12,111
12,110
12,109
12,108
12,107
12,106
13,105
13,104
13,103
13,102
14,101
14,100
14,99
14,98
15,97
15,96
15,95
15,94
16,93
16,92
16,91
16,90
17,89
17,88
18,87
18,86
18,85
19,84
19,83
20,82
20,81
21,80
21,79
21,78
22,77
22,76
23,75
23,74
24,73
24,72
25,71
25,70
26,69
26,68
27,67
27,66
28,65
29,64
29,63
30,62
30,61
31,60
31,59
32,58
33,57
34,56
35,55
35,54
36,53
37,52
38,51
39,50
40,49
41,48
41,47
42,46
43,45
44,44
45,43
46,42
47,41
48,41
49,40
50,39
51,38
52,37
53,36
54,35
55,35
56,34
57,33
58,32
59,31
60,31
61,30
62,29
63,29
64,28
65,27
66,27
67,26
68,25
69,25
70,24
71,23
72,23
73,22
74,22
75,21
76,21
77,20
78,20
79,20
80,19
81,19
82,18
83,18
84,17
85,17
86,17
87,16
88,16
89,15
90,15
91,15
92,14
93,14
94,14
95,14
96,13
97,13
98,13
99,13
100,12
101,12
102,12
103,11
104,11
105,11
106,11
107,10
108,10
109,10
110,10
111,10
112,10
113,10
114,10
115,10
116,10
117,10
118,9
119,9
120,9
121,9
122,9
123,9
124,9
125,9
126,9
127,9
128,9
129,9
130,9
131,9
132,9
133,9
134,9
135,9
136,9
137,10
138,10
139,10
140,10
141,10
142,10
143,10
144,10
145,10
146,10
147,10
148,11
149,11
150,11
151,11
152,12
153,12
154,12
155,12
156,12
157,13
158,13
159,13
160,13
161,14
162,14
163,14
164,14
165,15
166,15
167,16
168,16
169,16
170,17
171,17
172,18
173,18
174,19
175,19
176,19
177,20
178,20
179,21
180,21
181,22
182,22
183,23
184,23
185,24
186,24
187,25
188,25
189,26
190,27
191,27
192,28
193,28
194,29
195,29
196,30
197,31
198,32
199,32
200,33
201,34
202,35
203,36
204,36
205,37
206,38
207,39
208,40
209,40
210,41
211,42
212,43
213,44
214,45
214,46
215,47
216,48
217,49
218,50
219,51
220,52
220,53
221,54
222,55
223,56
224,57
224,58
225,59
225,60
226,61
227,62
227,63
228,64
229,65
229,66
230,67
230,68
231,69
232,70
232,71
233,72
233,73
234,74
234,75
235,76
235,77
235,78
236,79
236,80
236,81
237,82
237,83
238,84
238,85
238,86
239,87
239,88
240,89
240,90
240,91
241,92
241,93
241,94
241,95
242,96
242,97
242,98
242,99
243,100
243,101
243,102
244,103
244,104
244,105
244,106
245,107
245,108
245,109
245,110
245,111
245,112
245,113
245,114
245,115
245,116
245,117
246,118
246,119
246,120
246,121
246,122
246,123
246,124
246,125
246,126
246,127
246,128
246,129
246,130
246,131
246,132
246,133
246,134
246,135
246,136
245,137
245,138
245,139
245,140
245,141
245,142
245,143
245,144
245,145
245,146
245,147
244,148
244,149
244,150
244,151
244,152
243,153
243,154
243,155
243,156
242,157
242,158
242,159
242,160
242,161
241,162
241,163
241,164
241,165
240,166
240,167
239,168
239,169
239,170
238,171
238,172
237,173
237,174
236,175
236,176
236,177
235,178
235,179
234,180
234,181
233,182
233,183
232,184
232,185
231,186
230,187
230,188
229,189
229,190
228,191
228,192
227,193
226,194
226,195
225,196
225,197
224,198
223,199
222,200
221,201
221,202
220,203
219,204
218,205
217,206
216,207
215,208
215,209
214,210
213,211
212,212
211,213
210,214
209,215
208,216
207,217
206,218
205,218
204,219
203,220
202,221
201,222
200,223
199,224
198,225
197,226
196,226
195,227
194,227
193,228
192,229
191,229
190,230
189,231
188,231
187,232
186,232
185,233
184,234
183,234
182,235
181,235
180,236
179,236
178,237
177,237
176,237
175,238
174,238
173,238
172,239
171,239
170,240
169,240
168,240
167,241
166,241
165,242
164,242
163,242
162,243
161,243
160,243
159,243
158,244
157,244
156,244
155,244
154,245
153,245
152,245
151,246
150,246
149,246
148,246
147,247
146,247
145,247
144,247
143,247
142,247
141,247
140,247
139,247
138,247
137,247
136,247
135,248
134,248
133,248
132,248
131,248
130,248
129,248
128,248
127,248
126,248
125,248
124,248
123,248
122,248
121,248
120,248
119,248
118,248
117,248
116,247
115,247
114,247
113,247
112,247
111,247
110,247
109,247
108,247
107,247
106,247
105,247
104,246
103,246
102,246
101,246
100,245
99,245
98,245
97,245
96,245
95,244
94,244
93,244
92,244
91,243
90,243
89,243
88,243
87,242
86,242
85,241
84,241
83,241
82,240
81,240
80,240
79,239
78,239
77,238
76,238
75,238
74,237
73,237
72,236
71,236
70,235
69,235
68,234
67,234
66,233
65,232
64,232
63,231
62,231
61,230
60,230
59,229
58,228
57,228
56,227
55,227
54,226
53,225
52,224
51,223
50,222
49,221
48,220
47,220
46,219
45,218
44,217
43,216
42,215
41,214
40,213
39,212
38,211
37,210
36,209
35,208
34,207
34,206
33,205
32,204
31,203
30,202
29,201
28,200
27,199
26,198
26,197
25,196
25,195
24,194
23,193
23,192
22,191
21,190
21,189
20,188
20,187
19,186
18,185
18,184
17,183
17,182
16,181
16,180
15,179
15,178
14,177
14,176
13,175
13,174
13,173
12,172
12,171
11,170
11,169
10,168
10,167
9,166
9,165
9,164
8,163
8,162
8,161
8,160
7,159
7,158
7,157
7,156
6,155
6,154
6,153
6,152
5,151
5,150
5,149
5,148
4,147
4,146
4,145
4,144
4,143
4,142
4,141
4,140
4,139
4,138
4,137
4,136
3,135
3,134
3,133
3,132
3,131
3,130
3,129
3,128
3,127
3,126
3,125
3,124
3,123
3,122
3,121
3,120
3,119
3,118
3,117
4,116
4,115
4,114
4,113
4,112
4,111
4,110
4,109
4,108
4,107
4,106
4,105
5,104
5,103
5,102
5,101
5,100
6,99
6,98
6,97
6,96
7,95
7,94
7,93
7,92
7,91
8,90
8,89
8,88
8,87
9,86
9,85
10,84
10,83
10,82
11,81
11,80
11,79
12,78
12,77
13,76
13,75
13,74
14,73
14,72
15,71
15,70
16,69
16,68
17,67
18,66
18,65
19,64
20,63
20,62
21,61
21,60
22,59
23,58
23,57
24,56
25,55
25,54
26,53
27,52
28,51
28,50
29,49
30,48
31,47
32,46
32,45
33,44
34,43
35,42
36,41
36,40
37,39
38,38
39,37
40,36
41,35
42,35
43,34
44,33
45,32
46,31
47,30
48,29
49,28
50,28
51,27
52,26
53,25
54,24
55,24
56,23
57,23
58,22
59,21
60,21
61,20
62,20
63,19
64,19
65,18
66,17
67,17
68,16
69,16
70,15
71,15
72,14
73,14
74,13
75,13
76,12
77,12
78,11
79,11
80,11
81,10
82,10
83,9
84,9
85,8
86,8
87,7
88,7
89,7
90,6
91,6
92,6
93,6
94,5
95,5
96,5
97,5
98,4
99,4
100,4
101,4
102,3
103,3
104,3
105,3
106,2
107,2
108,2
109,2
110,2
111,2
112,2
113,2
114,2
115,2
116,2
117,2
118,1
119,1
120,1
121,1
122,1
123,1
124,1
125,1
126,1
127,1
128,1
129,1
130,1
131,1
132,1
133,1
134,1
135,1
136,1
137,2
138,2
139,2
140,2
141,2
142,2
143,2
144,2
145,2
146,2
147,2
148,2
149,3
150,3
151,3
152,3
153,3
154,4
155,4
156,4
157,4
158,4
159,5
160,5
161,5
162,5
163,5
164,6
165,6
166,6
167,6
168,7
169,7
170,8
171,8
172,9
173,9
174,10
175,10
176,10
177,11
178,11
179,12
180,12
181,13
182,13
183,14
184,14
185,15
186,15
187,16
188,16
189,17
190,18
191,18
192,19
193,19
194,20
195,20
196,21
197,22
198,22
199,23
200,23
201,24
202,25
203,26
204,27
205,27
206,28
207,29
208,30
209,31
210,32
211,33
212,34
213,34
214,35
215,36
216,37
217,38
218,39
219,40
219,41
220,42
221,43
222,44
223,45
224,46
225,47
226,48
226,49
227,50
228,51
229,52
230,53
230,54
231,55
232,56
232,57
233,58
234,59
234,60
235,61
235,62
236,63
237,64
237,65
238,66
239,67
239,68
240,69
240,70
241,71
241,72
242,73
242,74
243,75
243,76
244,77
244,78
244,79
245,80
245,81
246,82
246,83
247,84
247,85
248,86
248,87
248,88
248,89
249,90
249,91
249,92
249,93
250,94
250,95
250,96
250,97
251,98
251,99
251,100
251,101
252,102
252,103
252,104
252,105
253,106
253,107
253,108
253,109
253,110
253,111
253,112
253,113
253,114
253,115
253,116
253,117
254,118
254,119
254,120
254,121
254,122
254,123
254,124
254,125
254,126
254,127
254,128
254,129
254,130
254,131
254,132
254,133
254,134
254,135
254,136
254,137
253,138
253,139
253,140
253,141
253,142
253,143
253,144
253,145
253,146
253,147
253,148
253,149
252,150
252,151
252,152
252,153
252,154
251,155
251,156
251,157
251,158
250,159
250,160
250,161
250,162
250,163
249,164
249,165
249,166
249,167
248,168
248,169
247,170
247,171
246,172
246,173
246,174
245,175
245,176
244,177
244,178
244,179
243,180
243,181
242,182
242,183
241,184
241,185
240,186
240,187
239,188
239,189
238,190
237,191
237,192
236,193
236,194
235,195
235,196
234,197
233,198
233,199
232,200
232,201
231,202
230,203
229,204
229,205
228,206
227,207
226,208
225,209
225,210
224,211
223,212
222,213
221,214
220,215
220,216
219,217
218,218
217,219
216,220
215,220
214,221
213,222
212,223
211,224
210,224
209,225
208,226
207,227
206,228
205,229
204,229
203,230
202,231
201,232
200,232
199,233
198,234
197,234
196,235
195,236
194,236
193,237
192,237
191,238
190,239
189,239
188,240
187,241
186,241
185,242
184,242
183,243
182,243
181,244
180,244
179,245
178,245
177,246
176,246
175,246
174,247
173,247
172,248
171,248
170,249
169,249
168,250
167,250
166,250
165,250
164,251
163,251
162,251
161,251
160,252
159,252
158,252
157,252
156,253
155,253
154,253
153,253
152,254
151,254
150,254
149,254
148,255
147,255
146,255
145,255
144,255
143,255
142,255
141,255
140,255
139,255
138,255
137,255];

if min(A(:))==0
    A=A+1;
end
    
B=[];

for i=2:size(A,1)
    if A(i,:)-A(i-1,:)==0
        continue
    end
    
    B=[B;A(i,:)];
        
end

D=zeros(256,256);

for n=1:size(B,1)
    
    D(B(n,1),B(n,2))=1;
    
end

figure; imshow(D,[])
figure; imshow(imresize(D,[300,500],'cubic'),[])

        
        
    
    
    
    
